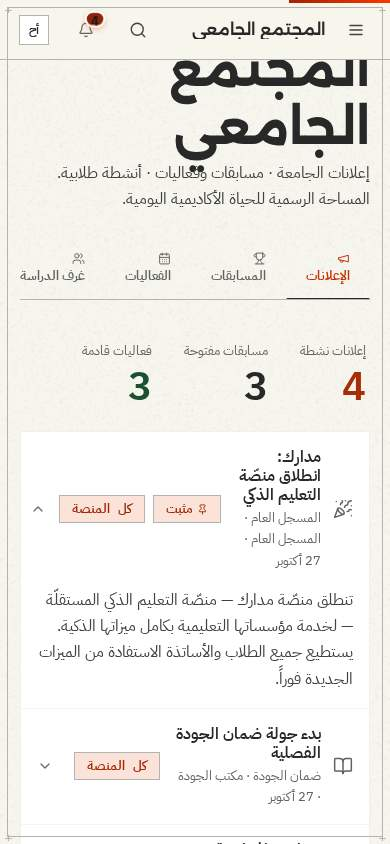
#> input picture audits/evidence/r321/student/community-390.jpg, 390 x 844 px
$ python -i route-ledger.py   (imports and definitions only)
#> lines starting #> are read from the running program, lines starting #| are printed output that depends on the picture; after the words box and inside, x2 and y2 are one past the last pixel; in counts of white or black regions, pixels touching at a corner belong together
#!/usr/bin/env python3
"""P2.4 phase 2 — the ROUTE LEDGER: per route × bp × theme → clean/DEFECT.

Instruments (all evidence-backed, no guesswork):
  1. MANIFEST  — capture status (error/partial/timeout/skipped), the
                 horizontal-overflow probe (scrollWidth > innerWidth) and
                 per-route console/pageerror capture (noise-filtered at
                 capture time by capture-routes.mjs).
  2. ISLAND SCAN — pixel analysis of every INK screenshot: large
                 contiguous near-paper luminous masses (L>205, eroded to
                 kill glyph strokes, blob ≥ 4×4 cells of 16px) that are
                 NOT text — the P2.6 «light-paper island» suspicion,
                 measured the same way the Y5-landing sweep did.
  3. DOM PROBE — scripts/r325/route-dom-probe.mjs writes
                 dom-findings.json (stuck skeletons, visible error text,
                 debug/jargon strings); merged here when present.

OUTPUT
  docs/redesign/r325/route-ledger.md          — the reviewable ledger
  audits/evidence/r325/routes/ledger-findings.json — machine findings

USAGE
  python3 scripts/r325/route-ledger.py                # full analyze
  python3 scripts/r325/route-ledger.py --islands      # island scan only
"""
import json
import os
import sys
from collections import defaultdict

from PIL import Image, ImageFilter
import numpy as np

HERE = os.path.dirname(os.path.abspath(__file__))
ROOT = os.path.dirname(os.path.dirname(HERE))
OUT = os.path.join(ROOT, 'audits/evidence/r325/routes')
MANIFEST = os.path.join(OUT, 'manifest.json')
DOM = os.path.join(OUT, 'dom-findings.json')
FINDINGS = os.path.join(OUT, 'ledger-findings.json')
VLM = os.path.join(OUT, 'vlm-verdicts.json')
LEDGER = os.path.join(ROOT, 'docs/redesign/r325/route-ledger.md')

BPS = ['1440', '768', '390']
THEMES = ['paper', 'ink']
ROLE_ORDER = ['student', 'teacher', 'registrar', 'quality', 'owner',
              'head', 'dean', 'vicedean', 'faculty', 'guest', 'system']

# island-scan calibration — the Ink palette: bg #282828 (L≈40),
# surface #2E2E2E (L≈46), text #F6F6EE (L≈245). Paper tokens (bg
# #F6F6EE, surface #FFF) are L≈245/255 — anything ≥205 in an INK shot
# is either text, a light raster, or an island.
L_THRESHOLD = 205
ERODE = 9          # MinFilter kernel — kills text strokes ≤4 px
CELL = 16          # analysis cell (px) after erosion
BLOB_CELLS = 16    # ≥ 4×4 cells = 64×64 real px — bigger than any glyph run
FRAME_ISLAND_FRAC = 0.04  # or ≥4 % of the frame in blobs

ISLAND_CACHE_DIR = os.path.join(OUT, '_island-scan')


# [6 lines left out: function load, not called in this run]


def island_scan(path):
    """Light-paper islands in one INK shot → (frac, [blobs]) or None.
    Two-stage: eroded-blob detection, then every blob is VERIFIED on
    the raw luminance (a real paper surface averages ≥200; a dark card
    with light glyphs averages far below — kills text false-positives)."""
    cache = os.path.join(ISLAND_CACHE_DIR,
                         os.path.relpath(path, OUT).replace('/', '__')
                         .replace('.webp', '.json').replace('.png', '.json'))
    if os.path.exists(cache):
        return load(cache)
    try:
        im = Image.open(path).convert('L')
    except Exception:
        return None
    if im.width > 1440:
        im = im.resize((1440, round(im.height * 1440 / im.width)), Image.BILINEAR)
    # binarize → erode (kills glyph strokes) → cell-grid → labeling
    mask = im.point(lambda v: 255 if v >= L_THRESHOLD else 0)
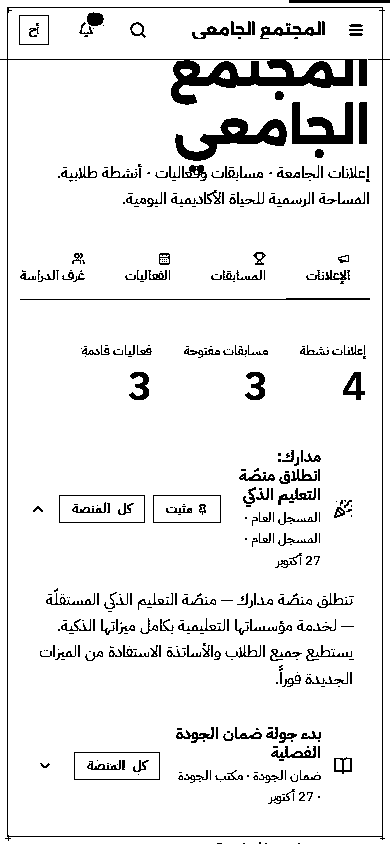
#> mask: PIL image 390x844 L; 92.5% white; 408 black regions (220 under 20 px), largest, box (x1, y1, x2, y2) and area: (0, 7, 390, 841) 6295, (175, 118, 287, 161) 1841, (292, 102, 353, 144) 1341
    mask = mask.filter(ImageFilter.MinFilter(ERODE))
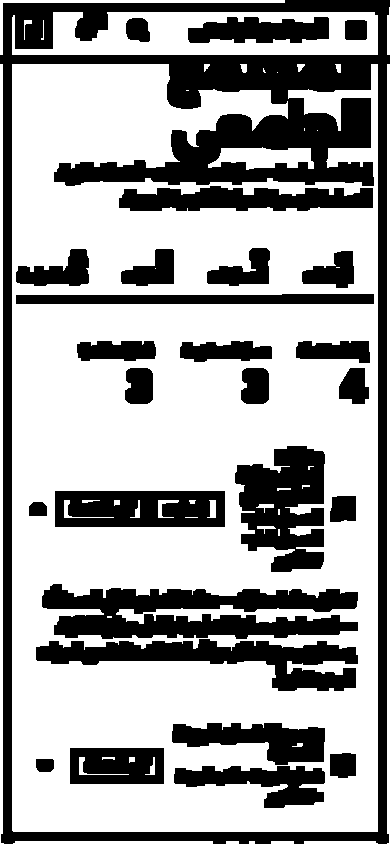
#> mask: PIL image 390x844 L; 65.1% white; 27 black regions, largest, box (x1, y1, x2, y2) and area: (0, 0, 390, 844) 46779, (42, 584, 358, 639) 11300, (235, 446, 325, 572) 7848
    a = np.asarray(mask, dtype=np.uint8) > 0
    H, W = a.shape
#> H = 844; W = 390
    gh, gw = H // CELL, W // CELL
#> gh = 52; gw = 24
    if gh < 1 or gw < 1:
        return None
    grid = a[:gh * CELL, :gw * CELL].reshape(gh, CELL, gw, CELL).mean(axis=(1, 3)) > 0.6
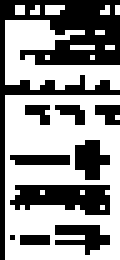
#> grid: shape (52, 24) bool (shown 5 times larger); 57.6% white; 10 black regions (5 under 20 px), largest, box (x1, y1, x2, y2) and area: (0, 0, 24, 52) 288, (2, 37, 22, 43) 87, (15, 28, 22, 36) 38, (11, 45, 22, 51) 38, (2, 31, 14, 33) 23
    # BFS connected components on the grid
    seen = np.zeros_like(grid, dtype=bool)
    blobs = []
    for i in range(gh):
        for j in range(gw):
            if grid[i, j] and not seen[i, j]:
                stack, cells = [(i, j)], []
                seen[i, j] = True
                while stack:
                    y, x = stack.pop()
                    cells.append((y, x))
                    for dy, dx in ((1, 0), (-1, 0), (0, 1), (0, -1)):
                        ny, nx = y + dy, x + dx
                        if 0 <= ny < gh and 0 <= nx < gw and grid[ny, nx] and not seen[ny, nx]:
                            seen[ny, nx] = True
                            stack.append((ny, nx))
                if len(cells) >= BLOB_CELLS:
                    ys = [c[0] for c in cells]; xs = [c[1] for c in cells]
                    blobs.append({
                        'bboxPx': [min(xs) * CELL, min(ys) * CELL,
                                   (max(xs) + 1) * CELL, (max(ys) + 1) * CELL],
                        'cells': len(cells),
                    })
    frac = round(sum(b['cells'] for b in blobs) * CELL * CELL / (H * W), 4)
#> frac = 0.533
    # stage 2 — verify each blob against the RAW image luminance
    raw = np.asarray(im, dtype=np.float32)
    real = []
    for b in blobs:
        x0, y0, x1, y1 = b['bboxPx']
        region = raw[y0:min(y1, H), x0:min(x1, W)]
        if region.size and region.mean() >= 200:
            real.append(b)
#> this loop made 2 passes
#> pass 1, in island_scan, `region = raw[y0:min(y1, H), x0:min(x1, W)]`:
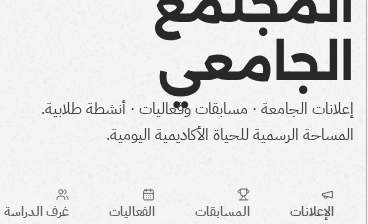
#> region: shape (224, 368) float32; min 2, max 255, mean 223.2
#> pass 2, in island_scan, `region = raw[y0:min(y1, H), x0:min(x1, W)]`:
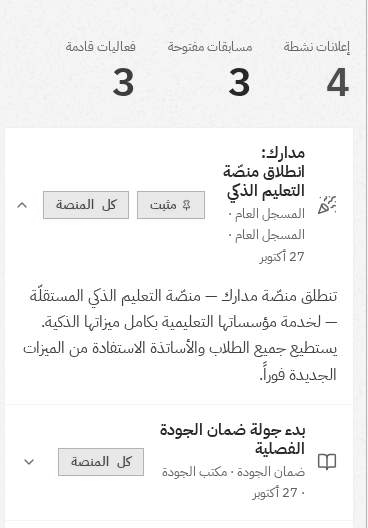
#> region: shape (528, 368) float32; min 0, max 255, mean 243.5
#> after the loop, real = 2 items
    out = {'frac': round(sum(b['cells'] for b in real) * CELL * CELL / (H * W), 4),
           'blobs': sorted(real, key=lambda b: -b['cells'])[:4]}
    os.makedirs(ISLAND_CACHE_DIR, exist_ok=True)
    try:
        with open(cache, 'w') as f:
            json.dump(out, f)
    except Exception:
        pass
    return out


# [160 lines left out: functions fmt_bytes, main, not called in this run]


# [2 lines not run here, left out]

>>> result = island_scan('../../audits/evidence/r321/student/community-390.jpg')
#> result = 2 items
